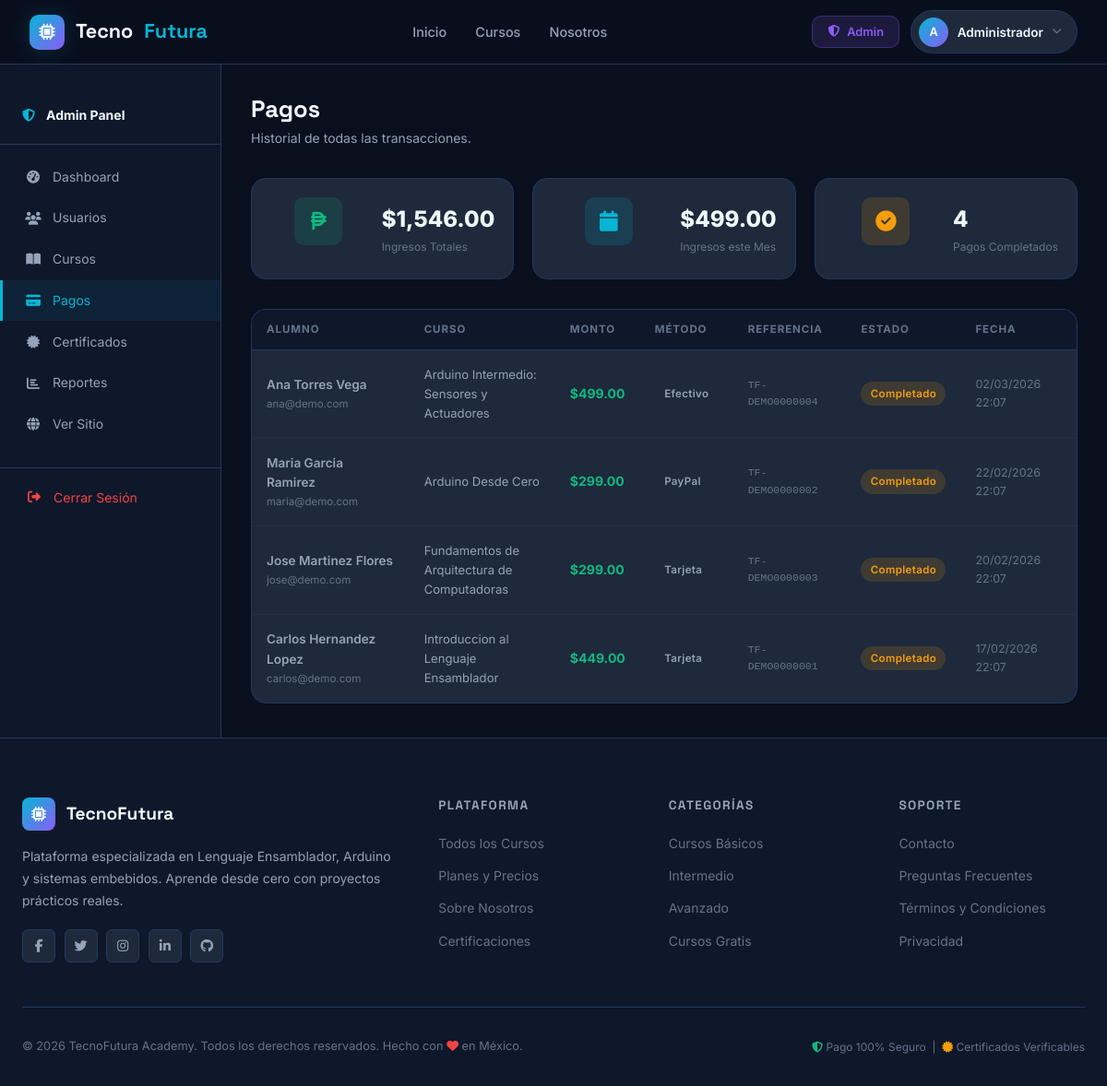
/admin/pagos.php (signed in), run on the app's committed database.
### tables this page shows
CREATE TABLE pagos (
    id_pago INT AUTO_INCREMENT PRIMARY KEY,
    id_inscripcion INT NOT NULL,
    monto DECIMAL(10,2) NOT NULL,
    metodo_pago ENUM('Tarjeta', 'Transferencia', 'PayPal', 'Efectivo', 'Otro') NOT NULL,
    estado_pago ENUM('Pendiente', 'Completado', 'Reembolsado', 'Cancelado') DEFAULT 'Pendiente',
    referencia_pago VARCHAR(100),
    fecha_pago TIMESTAMP DEFAULT CURRENT_TIMESTAMP,
    FOREIGN KEY (id_inscripcion) REFERENCES inscripciones(id_inscripcion) ON DELETE CASCADE
);

CREATE TABLE usuarios (
    id_usuario INT AUTO_INCREMENT PRIMARY KEY,
    nombre_completo VARCHAR(150) NOT NULL,
    correo_electronico VARCHAR(150) NOT NULL UNIQUE,
    contrasena VARCHAR(255) NOT NULL,
    fecha_nacimiento DATE NOT NULL,
    id_rol INT NOT NULL,
    activo BOOLEAN DEFAULT TRUE,
    fecha_registro TIMESTAMP DEFAULT CURRENT_TIMESTAMP,
    ultima_sesion TIMESTAMP NULL,
    FOREIGN KEY (id_rol) REFERENCES roles(id_rol) ON DELETE RESTRICT
);

CREATE TABLE cursos (
    id_curso INT AUTO_INCREMENT PRIMARY KEY,
    nombre_curso VARCHAR(200) NOT NULL,
    descripcion TEXT,
    nivel ENUM('Básico', 'Intermedio', 'Avanzado') NOT NULL,
    duracion_horas INT NOT NULL,
    precio DECIMAL(10,2) DEFAULT 0.00,
    id_docente INT,
    activo BOOLEAN DEFAULT TRUE,
    fecha_creacion TIMESTAMP DEFAULT CURRENT_TIMESTAMP,
    fecha_actualizacion TIMESTAMP DEFAULT CURRENT_TIMESTAMP ON UPDATE CURRENT_TIMESTAMP,
    FOREIGN KEY (id_docente) REFERENCES docentes(id_docente) ON DELETE SET NULL
);

### backend/classes/Database.php (called while the page is built, shortened)
<?php
class Database {
    private static $instance = null;
    private $connection;
    private function __construct() {
        try {
            $dsn = "mysql:host=" . DB_HOST . ";dbname=" . DB_NAME . ";charset=" . DB_CHARSET;
            $this->connection = new PDO($dsn, DB_USER, DB_PASS, DB_OPTIONS);
        } catch (PDOException $e) {
            die("Error de conexión a la base de datos: " . $e->getMessage());
        }
    }
    public static function getInstance() {
        if (self::$instance === null) {
            self::$instance = new self();
        }
        return self::$instance;
    }
    public function getConnection() {
        return $this->connection;
    }
}

### backend/classes/Pago.php (called while the page is built, shortened)
<?php
require_once __DIR__ . '/Database.php';
class Pago {
    private $db;
    public function __construct() {
        $this->db = Database::getInstance()->getConnection();
    }
    public function todos(): array {
        $stmt = $this->db->query("SELECT p.*, c.nombre_curso, u.nombre_completo AS nombre_alumno,
            u.correo_electronico
            FROM pagos p
            JOIN inscripciones i ON p.id_inscripcion = i.id_inscripcion
            JOIN cursos c ON i.id_curso = c.id_curso
            JOIN alumnos a ON i.id_alumno = a.id_alumno
            JOIN usuarios u ON a.id_usuario = u.id_usuario
            ORDER BY p.fecha_pago DESC");
        return $stmt->fetchAll();
    }
}

### admin/pagos.php (the view, shortened to what this page needs)
<?php
require_once __DIR__ . '/../backend/classes/Pago.php';
$pago_obj    = new Pago();
$pagos       = $pago_obj->todos();
$pago_stats  = $pago_obj->estadisticas();
include_once __DIR__ . '/../includes/header.php';
?>
<div style="margin-top:var(--navbar-height);display:grid;grid-template-columns:240px 1fr;min-height:calc(100vh - var(--navbar-height))">
<aside class="admin-sidebar">
  <div class="admin-sidebar-header"><i class="fas fa-shield-alt"></i><span>Admin Panel</span></div>
  <nav class="admin-nav">
    <a href="<?= SITE_URL ?>/admin" class="admin-nav-item"><i class="fas fa-tachometer-alt"></i> Dashboard</a>
    <a href="<?= SITE_URL ?>/admin/usuarios.php" class="admin-nav-item"><i class="fas fa-users"></i> Usuarios</a>
    <a href="<?= SITE_URL ?>/admin/cursos.php" class="admin-nav-item"><i class="fas fa-book-open"></i> Cursos</a>
    <a href="<?= SITE_URL ?>/admin/pagos.php" class="admin-nav-item active"><i class="fas fa-credit-card"></i> Pagos</a>
    <a href="<?= SITE_URL ?>/admin/certificados.php" class="admin-nav-item"><i class="fas fa-certificate"></i> Certificados</a>
    <a href="<?= SITE_URL ?>/admin/reportes.php" class="admin-nav-item"><i class="fas fa-chart-bar"></i> Reportes</a>
    <a href="<?= SITE_URL ?>" class="admin-nav-item"><i class="fas fa-globe"></i> Ver Sitio</a>
    <div style="margin-top:auto;padding:.75rem 0 0;border-top:1px solid var(--border);margin:1.5rem 0 0"><form method="POST" action="<?= SITE_URL ?>/backend/auth/logout.php" style="padding:0 .25rem"><button type="submit" class="admin-nav-item" style="width:100%;background:none;border:none;cursor:pointer;color:var(--danger);text-align:left"><i class="fas fa-sign-out-alt"></i> Cerrar Sesión</button></form></div>
  </nav>
</aside>
<div class="admin-main">
  <div class="admin-header">
    <div><h1 class="admin-title">Pagos</h1><p class="admin-subtitle">Historial de todas las transacciones.</p></div>
  </div>
  <div style="display:grid;grid-template-columns:repeat(3,1fr);gap:1.25rem;margin-bottom:2rem">
    <?php foreach([
      ['fas fa-peso-sign','icon-green','$'.number_format($pago_stats['ingresos_totales']??0,2),'Ingresos Totales'],
      ['fas fa-calendar','icon-blue','$'.number_format($pago_stats['ingresos_mes']??0,2),'Ingresos este Mes'],
      ['fas fa-check-circle','icon-amber',$pago_stats['pagos_completados']??0,'Pagos Completados'],
    ] as [$ico,$cls,$val,$lbl]): ?>
    <div style="background:var(--bg-card);border:1px solid var(--border);border-radius:var(--radius-lg);padding:1.25rem;display:flex;align-items:center;gap:1rem">
      <div class="stat-icon <?= $cls ?>"><i class="<?= $ico ?>"></i></div>
      <div><div style="font-size:1.5rem;font-weight:800"><?= $val ?></div><div style="font-size:.75rem;color:var(--text-muted)"><?= $lbl ?></div></div>
    </div>
    <?php endforeach; ?>
  </div>
  <div style="background:var(--bg-card);border:1px solid var(--border);border-radius:var(--radius-lg);overflow:hidden">
    <table class="data-table">
      <thead><tr><th>Alumno</th><th>Curso</th><th>Monto</th><th>Método</th><th>Referencia</th><th>Estado</th><th>Fecha</th></tr></thead>
      <tbody>
        <?php foreach ($pagos as $p): ?>
        <tr>
          <td>
            <div style="font-weight:600;font-size:.85rem"><?= htmlspecialchars($p['nombre_alumno'] ?? $p['nombre_completo'] ?? '') ?></div>
            <div style="font-size:.72rem;color:var(--text-muted)"><?= htmlspecialchars($p['correo_electronico']) ?></div>
          </td>
          <td style="max-width:180px;font-size:.82rem"><?= htmlspecialchars($p['nombre_curso']) ?></td>
          <td style="font-weight:700;color:var(--success)">$<?= number_format($p['monto'],2) ?></td>
          <td><span class="badge"><?= htmlspecialchars($p['metodo_pago']) ?></span></td>
          <td style="font-family:monospace;font-size:.72rem;color:var(--text-muted)"><?= $p['referencia_pago'] ?></td>
          <td><span class="badge badge-<?= $p['estado_pago'] === 'completado' ? 'success' : 'warning' ?>"><?= $p['estado_pago'] ?></span></td>
          <td style="font-size:.78rem;color:var(--text-muted)"><?= date('d/m/Y H:i', strtotime($p['fecha_pago'])) ?></td>
        </tr>
        <?php endforeach; ?>
      </tbody>
    </table>
  </div>
</div>
</div>
<?php include_once __DIR__ . '/../includes/footer.php'; ?>

### css/styles.css (style rules this page uses)
:root { --primary: #06b6d4; --primary-dark: #0891b2; --primary-light: #67e8f9; --secondary: #8b5cf6; --secondary-dark: #7c3aed; --accent: #f59e0b; --success: #10b981; --danger: #ef4444; --warning: #f59e0b; --info: #3b82f6; --bg-base: #0a0f1e; --bg-surface: #0f172a; --bg-card: #1e293b; --bg-card-hover: #243047; --bg-muted: #162032; --bg-input: #1a2540; --bg-modal: #111827; --border: #1e3a5f; --border-light: #253756; --text-primary: #f0f9ff; --text-secondary: #94a3b8; --text-muted: #64748b; --shadow-sm: 0 1px 3px rgba(0,0,0,.4); --shadow-md: 0 4px 16px rgba(0,0,0,.5); --shadow-lg: 0 8px 32px rgba(0,0,0,.6); --shadow-glow: 0 0 24px rgba(6,182,212,.2); --shadow-glow-purple: 0 0 24px rgba(139,92,246,.2); --grad-primary: linear-gradient(135deg,#06b6d4,#8b5cf6); --grad-hero: linear-gradient(135deg,#0a0f1e 0%,#0c1225 50%,#110b24 100%); --font-body: 'Inter', system-ui, sans-serif; --font-heading: 'Space Grotesk', 'Inter', sans-serif; --transition: all .25s cubic-bezier(.4,0,.2,1); --transition-slow: all .4s cubic-bezier(.4,0,.2,1); --radius-sm: 6px; --radius: 10px; --radius-lg: 16px; --radius-xl: 24px; --radius-full: 9999px; --navbar-height: 70px; }
*,*::before,*::after { box-sizing:border-box;margin:0;padding:0 }
html { scroll-behavior:smooth }
body { font-family:var(--font-body);background:var(--bg-base);color:var(--text-primary);line-height:1.6;min-height:100vh;-webkit-font-smoothing:antialiased }
a { color:var(--primary);text-decoration:none;transition:var(--transition) }
button { cursor:pointer;font-family:var(--font-body) }
h1,h2,h3,h4,h5,h6 { font-family:var(--font-heading);font-weight:700;line-height:1.25;color:var(--text-primary) }
.badge { display:inline-flex;align-items:center;padding:.25rem .65rem;border-radius:var(--radius-full);font-size:.72rem;font-weight:600;letter-spacing:.03em }
.badge-warning { background:rgba(245,158,11,.15);color:var(--warning) }
.stat-icon { width:52px;height:52px;border-radius:var(--radius);display:flex;align-items:center;justify-content:center;margin:0 auto 1rem;font-size:1.4rem }
.icon-blue { background:rgba(6,182,212,.15);color:var(--primary) }
.icon-green { background:rgba(16,185,129,.15);color:var(--success) }
.icon-amber { background:rgba(245,158,11,.15);color:var(--warning) }
.admin-sidebar { background:var(--bg-surface);border-right:1px solid var(--border);padding:1.5rem 0;position:sticky;top:var(--navbar-height);height:calc(100vh - var(--navbar-height));overflow-y:auto }
.admin-nav-item { display:flex;align-items:center;gap:.75rem;padding:.7rem 1.5rem;color:var(--text-secondary);font-size:.875rem;transition:var(--transition);border-left:3px solid transparent }
.admin-nav-item.active { color:var(--primary);background:rgba(6,182,212,.08);border-left-color:var(--primary) }
.admin-nav-item i { width:18px;text-align:center }
.admin-main { padding:2rem }
.admin-header { display:flex;align-items:flex-start;justify-content:space-between;gap:1rem;flex-wrap:wrap;margin-bottom:2rem }
.admin-title { font-size:1.6rem;font-weight:800;margin:0 }
.admin-subtitle { color:var(--text-secondary);font-size:.875rem;margin:.3rem 0 0 }
.admin-sidebar-header { display:flex;align-items:center;gap:.75rem;padding:1.25rem 1.5rem;border-bottom:1px solid var(--border);margin-bottom:.75rem;font-size:.875rem;font-weight:700;color:var(--text-primary) }
.admin-sidebar-header i { color:var(--primary) }
.admin-nav { display:flex;flex-direction:column }
.data-table { width:100%;border-collapse:collapse;font-size:.875rem }
.data-table th { padding:.75rem 1rem;text-align:left;font-size:.72rem;font-weight:700;text-transform:uppercase;letter-spacing:.08em;color:var(--text-muted);border-bottom:1px solid var(--border);background:var(--bg-surface);white-space:nowrap }
.data-table td { padding:1rem;border-bottom:1px solid rgba(255,255,255,.03);color:var(--text-secondary);vertical-align:middle }
.data-table tr:last-child td { border-bottom:none }

### data on the page
pagos: usuarios.nombre_completo "Ana Torres Vega", usuarios.correo_electronico "ana@demo.com", cursos.nombre_curso "Arduino Intermedio: Sensores y Actuadores", monto "499.00", metodo_pago "Efectivo", referencia_pago "TF-DEMO0000004", estado_pago "Completado", fecha_pago "02/03/2026 22:07"
pagos: usuarios.nombre_completo "Maria Garcia Ramirez", usuarios.correo_electronico "maria@demo.com", cursos.nombre_curso "Arduino Desde Cero", monto "299.00", metodo_pago "PayPal", referencia_pago "TF-DEMO0000002", estado_pago "Completado", fecha_pago "22/02/2026 22:07"
pagos: usuarios.nombre_completo "Jose Martinez Flores", usuarios.correo_electronico "jose@demo.com", cursos.nombre_curso "Fundamentos de Arquitectura de Computadoras", monto "299.00", metodo_pago "Tarjeta", referencia_pago "TF-DEMO0000003", estado_pago "Completado", fecha_pago "20/02/2026 22:07"
pagos: usuarios.nombre_completo "Carlos Hernandez Lopez", usuarios.correo_electronico "carlos@demo.com", cursos.nombre_curso "Introduccion al Lenguaje Ensamblador", monto "449.00", metodo_pago "Tarjeta", referencia_pago "TF-DEMO0000001", estado_pago "Completado", fecha_pago "17/02/2026 22:07"

### other printed values
$initials "A"
explode(' ', $user_name)[0] "Administrador"
$val "$1,546.00"
$lbl "Ingresos Totales"
$val "$499.00"
$lbl "Ingresos este Mes"
$val "4"
$lbl "Pagos Completados"
